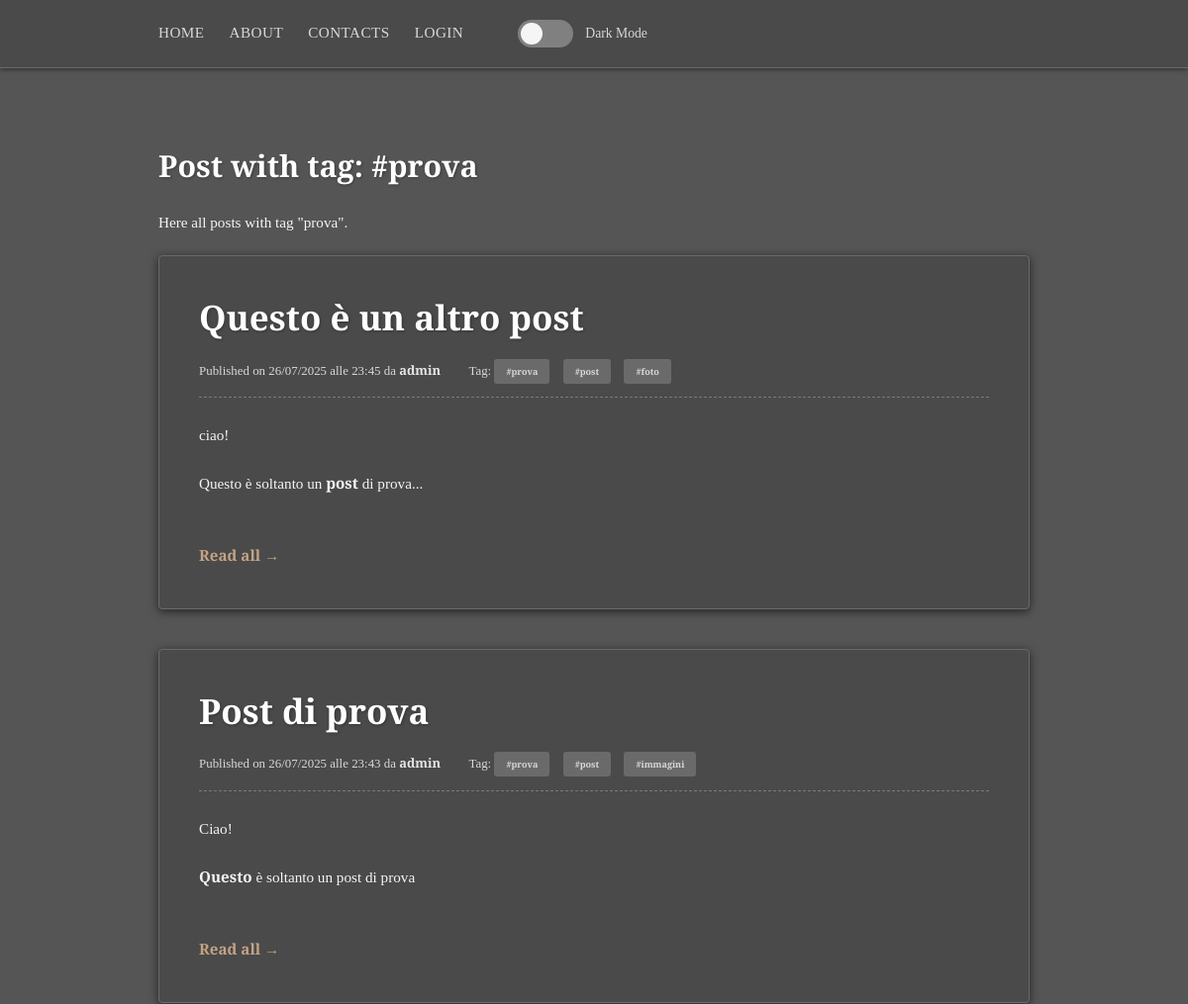
/tag/prova (upper part), run on an earlier commit of the app's database.
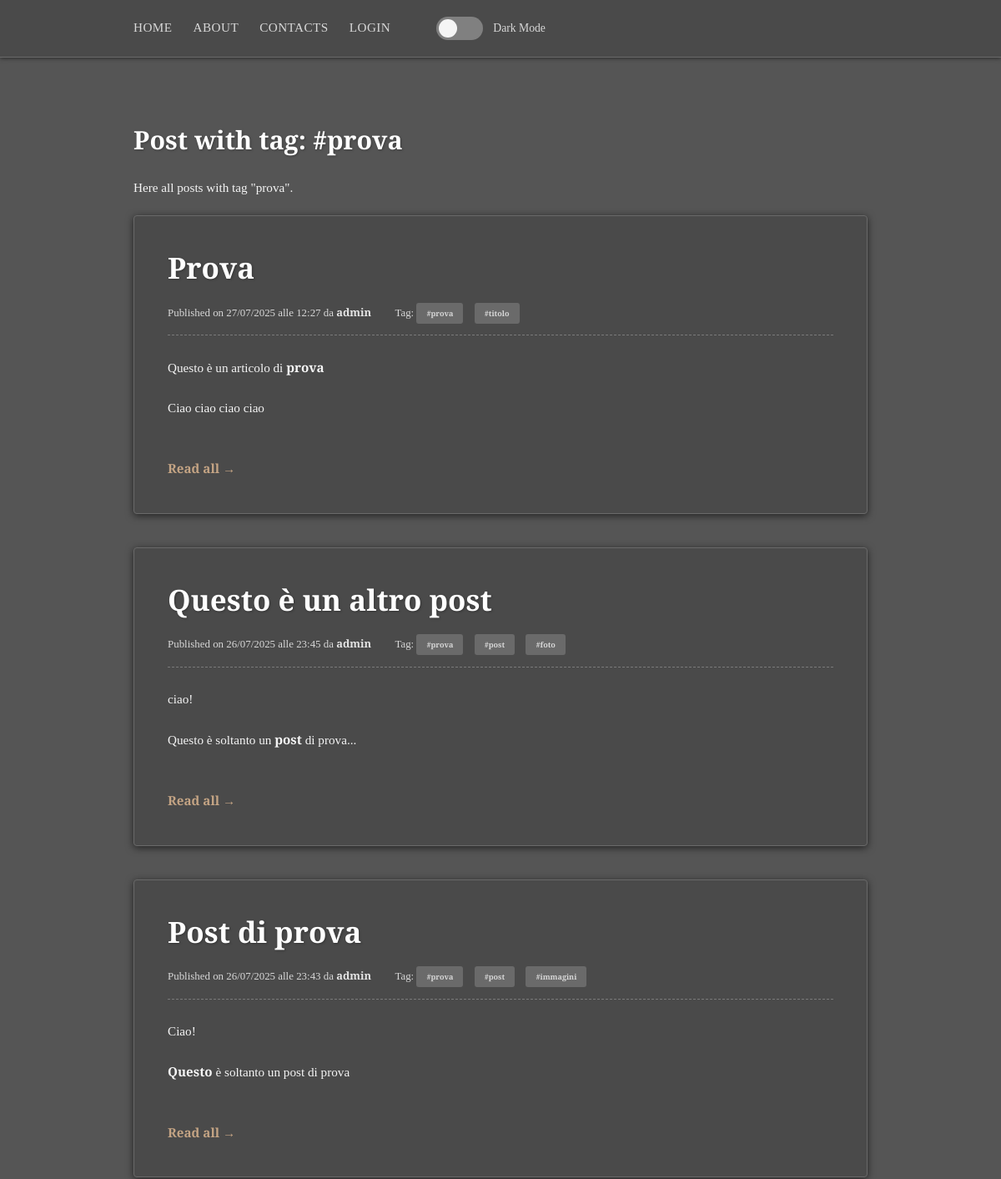
And on a later commit of the database.
### app.py (models this page shows, shortened)
class Post(db.Model):
    id = db.Column(db.Integer, primary_key=True)
    title = db.Column(db.String(200), nullable=False)
    content = db.Column(db.Text, nullable=False)
    creation_date = db.Column(db.DateTime, default=datetime.now())
    user_id = db.Column(db.Integer, db.ForeignKey('user.id'), nullable=False)
    image_file = db.Column(db.String(28), nullable=True, default=None)
    tags = db.relationship('Tag', secondary=post_tags, backref=db.backref('posts', lazy='dynamic'))

class User(db.Model, UserMixin):
    id = db.Column(db.Integer, primary_key=True)
    is_admin = db.Column(db.Boolean, default=False)
    is_banned = db.Column(db.Boolean, default=False, nullable=False)
    username = db.Column(db.String(28), unique=True, nullable=False)
    email = db.Column(db.String(120), unique=True, nullable=False)
    password_hash = db.Column(db.String(128), nullable=False)
    post = db.relationship('Post', backref='author', lazy='dynamic')

class Tag(db.Model):
    id = db.Column(db.Integer, primary_key=True)
    tag_name = db.Column(db.String(28), nullable=False, unique=True)

### app.py (the view)
@app.route('/tag/<string:tag_name>')
def posts_by_tags(tag_name):
    page = request.args.get('page', 1, type=int)
    tag = Tag.query.filter_by(tag_name=tag_name).first_or_404()
    tagged_posts = tag.posts.order_by(Post.creation_date.desc()).paginate(page=page, per_page=5)
    return render_template('tagged_post.html', title = f'Post with tag {tag.tag_name}', tag=tag, posts=tagged_posts)

### templates/tagged_post.html (shortened to what this page needs)
{% extends "base.html" %}
{% block content %}
    <h2>Post with tag: #{{ tag.tag_name }}</h2>
    <p>Here all posts with tag "{{ tag.tag_name }}".</p>
    {% for post in posts.items %}
        <article class="blog-post">
            <h2><a href="{{ url_for('view_post', post_id=post.id)}}">{{ post.title }}</a></h2>
            <p class="meta">
                Published on {{ post.creation_date.strftime('%d/%m/%Y alle %H:%M') }} da
                <a href="#">{{ post.author.username }}</a>
                {% if post.tags %}
                    <span class="tags">
                        Tag:
                        {% for t in post.tags %}
                            <a href="{{ url_for('posts_by_tags', tag_name=t.tag_name) }}">#{{ t.tag_name }}</a>
                        {% endfor %}
                    </span>
                {% endif %}
            </p>
            <p>{{ post.content | truncate(200) | safe }}</p>
            <a href="{{ url_for('view_post', post_id=post.id)}}" class="read-more">Read all &rarr;</a>
        </article>
    {% else %}
        <p>No post with this tag.</p>
    {% endfor %}
{% endblock %}

What changed in the data, as far as the page shows it:
added Post: title "Prova", creation_date "27/07/2025 alle 12:27", author.username "admin", content "Questo è un articolo di prova Ciao ciao ciao ciao", Tag (tag_name "prova")
added Tag: tag_name "titolo", shown under "Prova"
